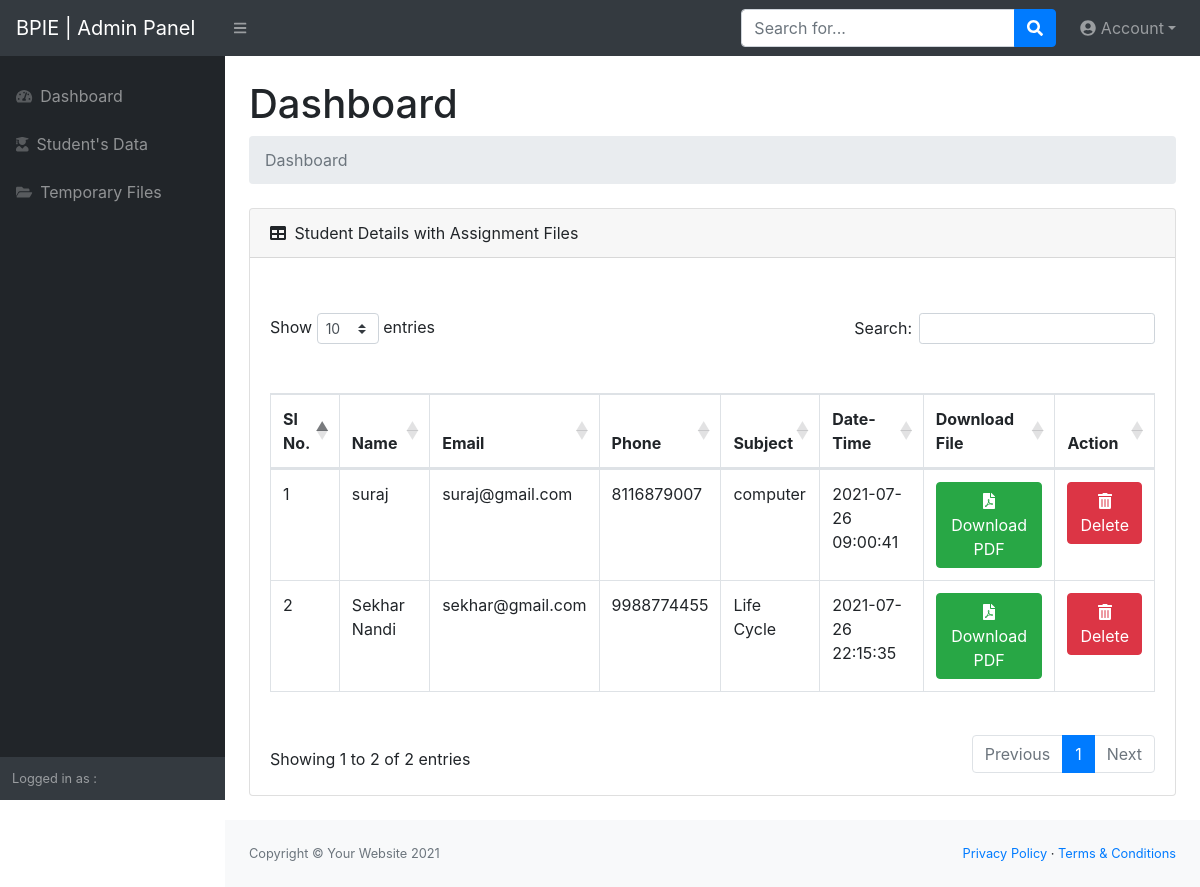
/admin/dashboard1.php, run on the app's committed database.
### tables this page shows
CREATE TABLE `users` (
  `id` int(11) NOT NULL,
  `name` varchar(255) NOT NULL,
  `email` varchar(255) NOT NULL,
  `phone` varchar(255) NOT NULL,
  `subject` varchar(255) NOT NULL,
  `document` varchar(255) NOT NULL,
  `message` varchar(255) NOT NULL,
  `status` enum('A','D') NOT NULL DEFAULT 'A' COMMENT 'A-Active, D-Deactivate',
  `submitted_date` datetime DEFAULT current_timestamp()
);

### admin/dashboard1.php (the view, shortened to what this page needs)
<?php require('./header.php'); ?>
<?php require('./navbar.php'); ?>
<?php
include '../config/connection.php';
$sql = "select * from users where status='A'";
$result = mysqli_query($conn, $sql);
?>
<div id="layoutSidenav_content">
    <main>
        <div class="container-fluid">
            <h1 class="mt-4">Dashboard</h1>
            <ol class="breadcrumb mb-4">
                <li class="breadcrumb-item active">Dashboard</li>
            </ol>
            <div class="card mb-4">
                <div class="card-header">
                    <i class="fas fa-table mr-1"></i>
                    Student Details with Assignment Files
                </div>
                <div class="card-body">
                    <div class="table-responsive">
                        <table class="table table-bordered" id="dataTable" width="100%" cellspacing="0">
                            <thead>
                                <tr>
                                    <th>Sl No.</th>
                                    <th>Name</th>
                                    <th>Email</th>
                                    <th>Phone</th>
                                    <th>Subject</th>
                                    <th>Date-Time</th>
                                    <th>Download File</th>
                                    <th>Action</th>
                                </tr>
                            </thead>
                            <tbody>
                                <?php
                                $i = 1;
                                while ($row = mysqli_fetch_array($result)) { ?>
                                    <tr>
                                        <td><?php echo $i++; ?></td>
                                        <td><?php echo $row['name']; ?></td>
                                        <td><?php echo $row['email']; ?></td>
                                        <td><?php echo $row['phone']; ?></td>
                                        <td><?php echo $row['subject']; ?></td>
                                        <td><?php echo $row['submitted_date']; ?></td>
                                        <td><a class="btn btn-success" href="../uploads/<?php echo $row['document']; ?>" target="_blank"><i class="fas fa-file-pdf"></i> Download PDF</a></td>
                                        <td><button class='delete btn btn-danger' id='del_<?= $id ?>' data-id='<?= $id ?>'><i class="fas fa-trash-alt"></i> Delete</button></td>
                                    </tr>
                                <?php } ?>
                            </tbody>
                        </table>
                    </div>
                </div>
            </div>
        </div>
    </main>
    <?php require('./footer.php'); ?>

### admin/header.php (shortened to what this page needs)
<!DOCTYPE html>
<html lang="en">
<head>
    <link href="../assets/theme/css/styles.css" rel="stylesheet" />
    <link href="https://cdn.datatables.net/1.10.20/css/dataTables.bootstrap4.min.css" rel="stylesheet" />
</head>
<body class="sb-nav-fixed">
    <nav class="sb-topnav navbar navbar-expand navbar-dark bg-dark">
        <a class="navbar-brand" href="dashboard.php">BPIE | Admin Panel</a>
        <button class="btn btn-link btn-sm order-1 order-lg-0" id="sidebarToggle" href="#"><i class="fas fa-bars"></i></button>
        <form class="d-none d-md-inline-block form-inline ml-auto mr-0 mr-md-3 my-2 my-md-0">
            <div class="input-group">
                <input class="form-control" type="text" placeholder="Search for..." aria-label="Search" aria-describedby="basic-addon2" />
                <div class="input-group-append">
                    <button class="btn btn-primary" type="button"><i class="fas fa-search"></i></button>
                </div>
            </div>
        </form>
        <ul class="navbar-nav ml-auto ml-md-0">
            <li class="nav-item dropdown">
                <a class="nav-link dropdown-toggle" id="userDropdown" href="#" role="button" data-toggle="dropdown" aria-haspopup="true" aria-expanded="false"><i class="fas fa-user-circle"></i> Account</a>
            </li>
        </ul>
    </nav>

### admin/navbar.php
<div id="layoutSidenav">
    <div id="layoutSidenav_nav">
        <nav class="sb-sidenav accordion sb-sidenav-dark" id="sidenavAccordion">
            <div class="sb-sidenav-menu">
                <div class="nav">
                    <a class="nav-link mt-3" href="dashboard.php">
                        <div class="sb-nav-link-icon"><i class="fas fa-tachometer-alt"></i></div>
                        Dashboard
                    </a>
                    <a class="nav-link" href="student.php">
                        <div class="sb-nav-link-icon"><i class="fas fa-user-graduate"></i></i></div>
                        Student's Data
                    </a>
                    <a class="nav-link" href="temp-files.php">
                        <div class="sb-nav-link-icon"><i class="fas fa-folder-open"></i></div>
                        Temporary Files
                    </a>
                </div>
            </div>
            <div class="sb-sidenav-footer">
                <div class="small">Logged in as : <b style="color: white;"><?php echo $_SESSION['name']; ?></b>
                </div>
            </div>
        </nav>
    </div>

### admin/footer.php (shortened to what this page needs)
<footer class="py-4 bg-light mt-auto">
    <div class="container-fluid">
        <div class="d-flex align-items-center justify-content-between small">
            <div class="text-muted">Copyright &copy; Your Website 2021</div>
            <div>
                <a href="#">Privacy Policy</a>
                &middot;
                <a href="#">Terms &amp; Conditions</a>
            </div>
        </div>
    </div>
</footer>
</div>
</div>
</body>
</html>

### data on the page
users: name "suraj", email "suraj@gmail.com", phone "8116879007", subject "computer", submitted_date "2021-07-26 09:00:41"
users: name "Sekhar Nandi", email "sekhar@gmail.com", phone "9988774455", subject "Life Cycle", submitted_date "2021-07-26 22:15:35"
